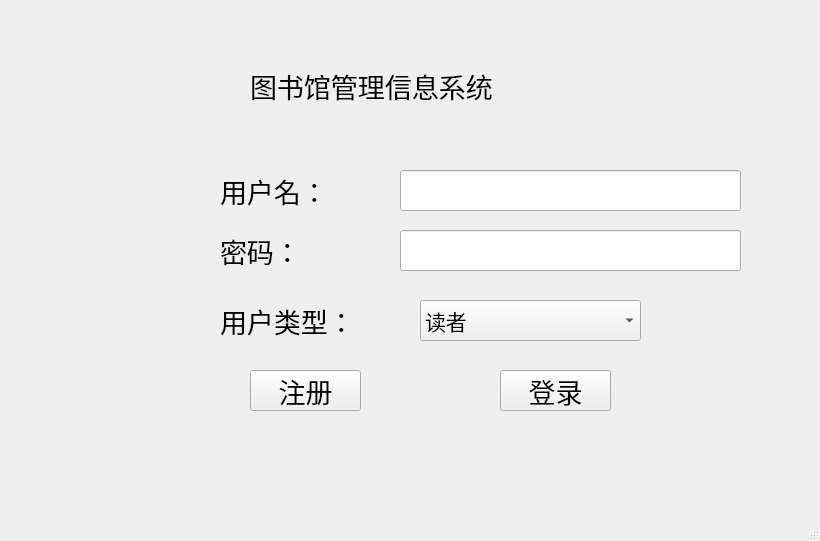
<?xml version="1.0" encoding="UTF-8"?>
<ui version="4.0">
 <class>MainWindow</class>
 <widget class="QMainWindow" name="MainWindow">
  <property name="geometry">
   <rect>
    <x>0</x>
    <y>0</y>
    <width>820</width>
    <height>541</height>
   </rect>
  </property>
  <property name="sizePolicy">
   <sizepolicy hsizetype="Maximum" vsizetype="Maximum">
    <horstretch>0</horstretch>
    <verstretch>0</verstretch>
   </sizepolicy>
  </property>
  <property name="maximumSize">
   <size>
    <width>820</width>
    <height>541</height>
   </size>
  </property>
  <property name="windowTitle">
   <string>登录页</string>
  </property>
  <widget class="QWidget" name="centralwidget">
   <widget class="QLabel" name="label">
    <property name="geometry">
     <rect>
      <x>250</x>
      <y>60</y>
      <width>391</width>
      <height>51</height>
     </rect>
    </property>
    <property name="maximumSize">
     <size>
      <width>820</width>
      <height>16777215</height>
     </size>
    </property>
    <property name="font">
     <font>
      <family>Arial</family>
      <pointsize>20</pointsize>
     </font>
    </property>
    <property name="text">
     <string>图书馆管理信息系统</string>
    </property>
   </widget>
   <widget class="QLineEdit" name="user_name">
    <property name="geometry">
     <rect>
      <x>400</x>
      <y>170</y>
      <width>341</width>
      <height>41</height>
     </rect>
    </property>
    <property name="font">
     <font>
      <family>Arial</family>
      <pointsize>14</pointsize>
     </font>
    </property>
   </widget>
   <widget class="QLineEdit" name="password">
    <property name="geometry">
     <rect>
      <x>400</x>
      <y>230</y>
      <width>341</width>
      <height>41</height>
     </rect>
    </property>
    <property name="font">
     <font>
      <family>Arial</family>
      <pointsize>14</pointsize>
     </font>
    </property>
    <property name="inputMethodHints">
     <set>Qt::ImhHiddenText|Qt::ImhNoAutoUppercase|Qt::ImhNoPredictiveText|Qt::ImhSensitiveData</set>
    </property>
    <property name="inputMask">
     <string notr="true"/>
    </property>
    <property name="echoMode">
     <enum>QLineEdit::Password</enum>
    </property>
   </widget>
   <widget class="QLabel" name="label_2">
    <property name="geometry">
     <rect>
      <x>220</x>
      <y>170</y>
      <width>161</width>
      <height>41</height>
     </rect>
    </property>
    <property name="font">
     <font>
      <family>Arial</family>
      <pointsize>20</pointsize>
     </font>
    </property>
    <property name="text">
     <string>用户名：</string>
    </property>
   </widget>
   <widget class="QLabel" name="label_3">
    <property name="geometry">
     <rect>
      <x>220</x>
      <y>230</y>
      <width>181</width>
      <height>41</height>
     </rect>
    </property>
    <property name="font">
     <font>
      <family>Arial</family>
      <pointsize>20</pointsize>
     </font>
    </property>
    <property name="text">
     <string>密码：</string>
    </property>
   </widget>
   <widget class="QPushButton" name="sigh_up_button">
    <property name="geometry">
     <rect>
      <x>250</x>
      <y>370</y>
      <width>111</width>
      <height>41</height>
     </rect>
    </property>
    <property name="font">
     <font>
      <family>Arial</family>
      <pointsize>20</pointsize>
     </font>
    </property>
    <property name="text">
     <string>注册</string>
    </property>
   </widget>
   <widget class="QPushButton" name="sigh_in_button">
    <property name="geometry">
     <rect>
      <x>500</x>
      <y>370</y>
      <width>111</width>
      <height>41</height>
     </rect>
    </property>
    <property name="font">
     <font>
      <family>Arial</family>
      <pointsize>20</pointsize>
     </font>
    </property>
    <property name="text">
     <string>登录</string>
    </property>
   </widget>
   <widget class="QComboBox" name="comboBox">
    <property name="geometry">
     <rect>
      <x>420</x>
      <y>300</y>
      <width>221</width>
      <height>41</height>
     </rect>
    </property>
    <property name="font">
     <font>
      <family>Arial</family>
      <pointsize>16</pointsize>
     </font>
    </property>
    <item>
     <property name="text">
      <string>读者</string>
     </property>
    </item>
    <item>
     <property name="text">
      <string>图书管理员</string>
     </property>
    </item>
    <item>
     <property name="text">
      <string>系统管理员</string>
     </property>
    </item>
   </widget>
   <widget class="QLabel" name="label_4">
    <property name="geometry">
     <rect>
      <x>220</x>
      <y>300</y>
      <width>191</width>
      <height>41</height>
     </rect>
    </property>
    <property name="font">
     <font>
      <family>Arial</family>
      <pointsize>20</pointsize>
     </font>
    </property>
    <property name="text">
     <string>用户类型：</string>
    </property>
   </widget>
  </widget>
  <widget class="QMenuBar" name="menubar">
   <property name="geometry">
    <rect>
     <x>0</x>
     <y>0</y>
     <width>820</width>
     <height>17</height>
    </rect>
   </property>
  </widget>
  <widget class="QStatusBar" name="statusbar"/>
 </widget>
 <resources/>
 <connections/>
</ui>
